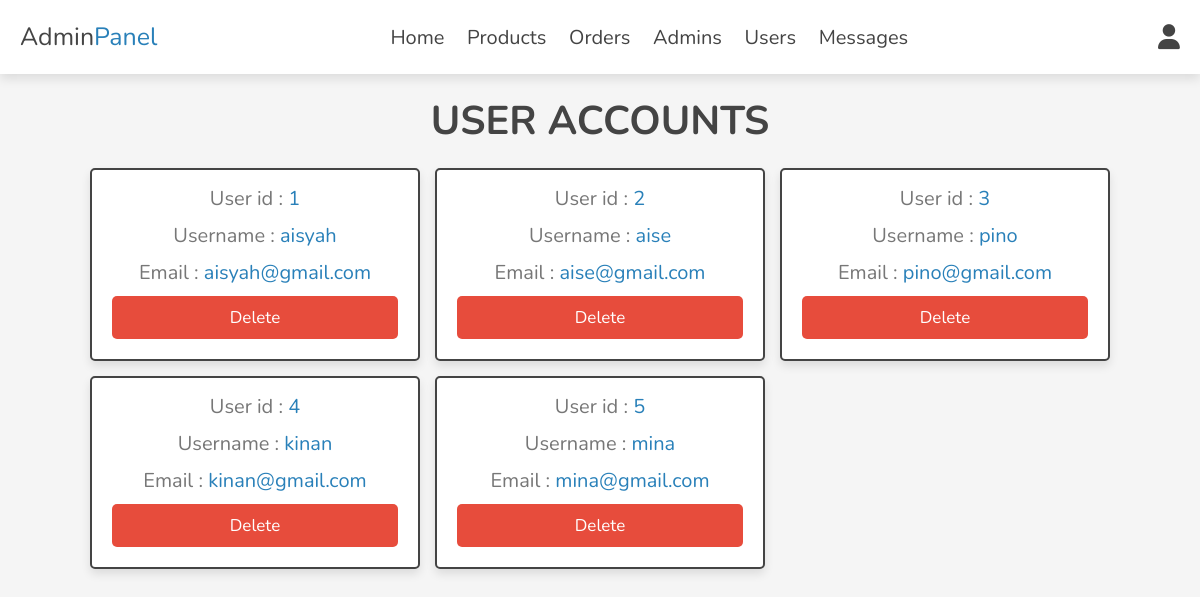
Screenshot of /admin/users_accounts.php (signed in) with the database file from the repository.
### tables this page shows
CREATE TABLE `users` (
  `id` int(100) NOT NULL,
  `name` varchar(20) NOT NULL,
  `email` varchar(50) NOT NULL,
  `password` varchar(50) NOT NULL
);

### admin/users_accounts.php (the view, shortened to what this page needs)
<?php
include '../components/connect.php';
?>
<!DOCTYPE html>
<html lang="en">
<head>
   <link rel="stylesheet" href="https://cdnjs.cloudflare.com/ajax/libs/font-awesome/6.1.1/css/all.min.css">
   <link rel="stylesheet" href="../css/admin_style.css">
</head>
<body>
<?php include '../components/admin_header.php'; ?>
<section class="accounts">
   <h1 class="heading">User accounts</h1>
   <div class="box-container">
   <?php
      $select_accounts = $conn->prepare("SELECT * FROM `users`");
      $select_accounts->execute();
      if($select_accounts->rowCount() > 0){
         while($fetch_accounts = $select_accounts->fetch(PDO::FETCH_ASSOC)){
   ?>
   <div class="box">
      <p> User id : <span><?= $fetch_accounts['id']; ?></span> </p>
      <p> Username : <span><?= $fetch_accounts['name']; ?></span> </p>
      <p> Email : <span><?= $fetch_accounts['email']; ?></span> </p>
      <a href="users_accounts.php?delete=<?= $fetch_accounts['id']; ?>" onclick="return confirm('delete this account? the user related information will also be delete!')" class="delete-btn">delete</a>
   </div>
   <?php
         }
      }else{
         echo '<p class="empty">no accounts available!</p>';
      }
   ?>
   </div>
</section>
</body>
</html>

### css/admin_style.css (style rules this page uses)
:root { --main-color: #2980b9; --orange: #f39c12; --red: #e74c3c; --black: #444; --white: #fff; --light-color: #777; --light-bg: #f5f5f5; --border: 0.2rem solid var(--black); --box-shadow: 0 0.5rem 1rem rgba(0, 0, 0, 0.1); }
* { font-family: "Nunito", sans-serif; margin: 0; padding: 0; box-sizing: border-box; outline: none; border: none; text-decoration: none; }
html { font-size: 62.5%; overflow-x: hidden; }
body { background-color: var(--light-bg); }
section { padding: 2rem; max-width: 1200px; margin: 0 auto; }
.heading { font-size: 4rem; color: var(--black); margin-bottom: 2rem; text-align: center; text-transform: uppercase; }
.btn, .delete-btn, .option-btn { display: block; width: 100%; margin-top: 1rem; border-radius: 0.5rem; padding: 1rem 3rem; font-size: 1.7rem; text-transform: capitalize; color: var(--white); cursor: pointer; text-align: center; }
.delete-btn { background-color: var(--red); }
.accounts .box-container { display: grid; grid-template-columns: repeat(auto-fit, 33rem); gap: 1.5rem; align-items: flex-start; justify-content: center; }
.accounts .box-container .box { padding: 2rem; padding-top: 0.5rem; border-radius: 0.5rem; text-align: center; border: var(--border); background-color: var(--white); box-shadow: var(--box-shadow); }
.accounts .box-container .box p { font-size: 2rem; color: var(--light-color); margin: 1rem 0; }
.accounts .box-container .box p span { color: var(--main-color); }

### rows the page displays
users: id "1", name "aisyah", email "aisyah@gmail.com"
users: id "2", name "aise", email "aise@gmail.com"
users: id "3", name "pino", email "pino@gmail.com"
users: id "4", name "kinan", email "kinan@gmail.com"
users: id "5", name "mina", email "mina@gmail.com"
